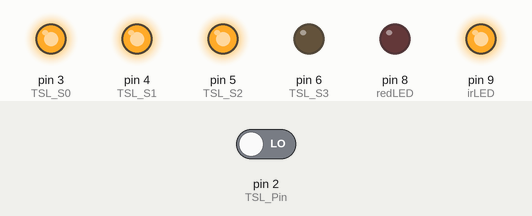
Simulated run of this sketch. Board: Arduino Uno, built with avr-gcc and run on an emulated ATmega328P. On the bench: output pins drawn as LEDs (lit = HIGH). Inputs (shaded band) come from the test bench; at power-on: pin 2 (TSL_Pin) LOW. What the sketch prints to the serial monitor is not drawn.

Above: at 0.1 s.
Timing chart, 0 to 1.6 s (numbered marks = the images above):
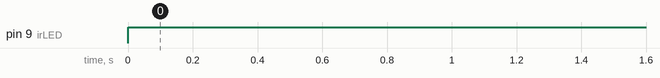

The sketch:

POx-TSL230_v3.ino
```cpp
// (licence header left out)
#include <TimerOne.h> //interrupts

//Define Sensor (LED + PD)
int redLED = 8; int irLED = 9;
int TSL_Pin = 2; //TSL "digital" output
int TSL_S0 = 3; int TSL_S1 = 4;
int TSL_S2 = 5; int TSL_S3 = 6;
int TSL_divider=2;
int TSL_sensitiv=100;

//Operands for sensor data aquisition (TM=Time)
int readTM = 15; //sampling period of TSL
unsigned long diffTM = 0;
unsigned long currentTM = millis();
unsigned long startTM = currentTM;
unsigned long pulse_cnt = 0;
volatile unsigned long temp_pulse_cnt;

//Operands/operator for Data processing
volatile unsigned long maxTmp,minTmp,average,lastcnt,cnt,isrCnt;
unsigned long Rmax, Rmin;
float HR_freq,HR,R,SpO,Theta=0.6;
unsigned int Heartrate,LastHeartrate;

void setup(){ //Initialization block
  Serial.begin(9600);
  pinMode(redLED, OUTPUT);
  pinMode(irLED, OUTPUT);
  digitalWrite(redLED, HIGH);
  digitalWrite(irLED, LOW);
  attachInterrupt(digitalPinToInterrupt(2), add_pulse, RISING); //interrupt on changing Sensor value (PIN2) adding a pulse to counter
  //TIMERONE implementation to give sampling period to interrupt at a certain time period
  setISR();
  Timer1.initialize(40000); //interrupt every 0.04 seconds
  Timer1.attachInterrupt(min_max_isr);
  LastHeartrate = 60;R=0;Rmax=0;Rmin=0;isrCnt=0;
  setupTSL();
  Serial.println("Start...");
}

void add_pulse() {//ISR adding a pulse count to every interrupt from sensor I/O
  pulse_cnt++;

  startTM   = currentTM;
  currentTM = millis();
  if( currentTM > startTM ) {
    diffTM += currentTM - startTM;
    }
  // if enough time has passed to do a new reading...
  if(diffTM >= readTM) {// once reaching sampling period - save value & reset the ms counter
    temp_pulse_cnt = pulse_cnt;
    pulse_cnt = 0;
    diffTM = 0;
    }
}

unsigned long readTSL(){//returns "freq" frequency/intensity from sensor
  //function or procedure to calculate the frequency from the called interrupt counter
  unsigned long freq = temp_pulse_cnt * TSL_divider; //multiply counts by the sensors divide-by factor to solve for frequency
  return(freq);
}

void led_state (int color){ //color: RED=1, IR=2, OFF=0
  int Red_pin = HIGH;
  int IR_pin = LOW;
  switch(color){
    case 0:
      Red_pin = LOW;
      IR_pin = LOW;
      break;
    case 1:
      Red_pin = HIGH;
      IR_pin = LOW;
      break;
    case 2:
      Red_pin = LOW;
      IR_pin = HIGH;
      break;
    default:
  return;
  }
digitalWrite(redLED, Red_pin);
digitalWrite(irLED, IR_pin);
}

void setISR(){//ISR values reset or initialize
  maxTmp=0;
  minTmp=10000;
  cnt=0;
  lastcnt=0;
  isrCnt=0;
}

void min_max_isr(){//ISR for reading sensor value and checking max_min
  lastcnt=cnt;//keep previous value
  cnt=readTSL();//read new value
  if(cnt>maxTmp) {//check if value is max
    maxTmp=cnt;
    }
  else if(cnt<minTmp){//check if value is min
    minTmp=cnt;
    }
  isrCnt++;//add ISR counter

}

void loop(){
  led_state(2);
  //Serial.println(isrCnt);
    average=(maxTmp+minTmp)/2;
  if((lastcnt>average)&& (cnt<average)) {
    noInterrupts();
    //average=(maxTmp+minTmp)/2;
    HR_freq = 1/(0.04*isrCnt);
    Rmax = maxTmp; Rmin = minTmp;
    interrupts();
    HR = HR_freq * 60;
    R = (Rmax - Rmin);
    SpO = (R-180)*0.01 +97.838;
    String HRSPO = HR+String(" HR ")+SpO+String(" SpO2%");
    Serial.println(HRSPO);
    delay(100);
    setISR();
    }
//  while(!((lastcnt>average )&& (cnt<average)) ){}
//    noInterrupts(); // temporarily disabel interrupts, to be sure it will not change while we are reading
//    Rmax = maxTmp; Rmin = minTmp;
//    delay(40);
//    HR_freq = 1/(0.015*isrCnt); //isrCnt is the times of ISR in 1 second,
//    interrupts(); //enable interrupts
//    HR = HR_freq * 60;
////    if(HR>40 && HR<150){
////      Heartrate = Theta*Heartrate + (1 - Theta)*LastHeartrate; //Use theta to smooth
////      LastHeartrate = HR;
////      }
//    //led_state(2);
//    R = (Rmax - Rmin);
//    SpO = (R-180)*0.01 +97.838;
//    String HRSPO = HR+String(" HR ")+SpO+String(" SpO2%");
//    Serial.println(HRSPO);
//    delay(100);
//    setISR();


//
//  float raw_red = readTSL(TSL_sample);
//  led_state(0);
//  float amb = readTSL(TSL_sample);
//  led_state(2);
//  float raw_ir = readTSL(TSL_sample);
//  float red=raw_red-amb;
//  float ir= raw_ir-amb;
//  return red,ir;

// get current frequency reading
//  unsigned long value = readTSL();
//  Serial.println(value);
//  delay(100);

//change_sensitivit() //true to increase, false to decrease sensitivity
  //use threshold to determine if change_sensitivity needs adjustment //max_thres; min_thres
//set_scaling () //"2, 10, 100" as divide-by factors
}

void setupTSL(){
  pinMode(TSL_S0, OUTPUT);
  pinMode(TSL_S1, OUTPUT);
  pinMode(TSL_S2, OUTPUT);
  pinMode(TSL_S3, OUTPUT);
  pinMode(TSL_Pin, INPUT);

  //configure initial sensitivity
  //S1 LOW  | S0 HIGH: low 1x
  //S1 HIGH | S0 LOW:  med 10x
  //S1 HIGH | S0 HIGH: high 100x
  digitalWrite(TSL_S1, HIGH);
  digitalWrite(TSL_S0, HIGH);

  //config initial scaling
  //S3  S2  SCALING (divide-by)
  //L   L   1
  //L   H   2
  //H   L   10*default
  //H   H   100x
  digitalWrite(TSL_S3, LOW);
  digitalWrite(TSL_S2, HIGH);
}
void change_sensitivity(/*unit8_t*/bool dir ) {
  /*Call function w/ HIGH or LOW to increase or decrease sensitivity level
   * need to measure what to divide freq by
   * 1x sensitivity = 10,
   * 10x sens       = 100,
   * 100x sens      = 1000
   * adjust sensitivity in 3 steps of 10x either direction
  */
  int pin_0;
  int pin_1;
  if( dir == true ) {
      // increasing sensitivity
      // -- already as high as we can get
    if( TSL_sensitiv == 1000 )
      return;
    if( TSL_sensitiv == 100 ) {
        // move up to max sensitivity
      pin_0 = HIGH;
      pin_1 = HIGH;
      }
    else {
        // move up to med. sesitivity
      pin_0 = LOW;
      pin_1 = HIGH;
      }
      // increase sensitivity divider
    TSL_sensitiv *= 10;
  }
  else {
      // reducing sensitivity
      // already at lowest setting
    if( TSL_sensitiv == 10 )
      return;
    if( TSL_sensitiv == 100 ) {
        // move to lowest setting
      pin_0 = HIGH;
      pin_1 = LOW;
      }
    else {
        // move to medium sensitivity
      pin_0 = LOW;
      pin_1 = HIGH;
      }
    // reduce sensitivity divider
    TSL_sensitiv = TSL_sensitiv / 10;
  }
  //chang pin states
  digitalWrite(TSL_S0, pin_0);
  digitalWrite(TSL_S1, pin_1);
  return;
}
void set_scaling ( int what ) {
  // set output frequency scaling
  // adjust frequency multiplier and set proper pin values
  // scale = 2 == TSL_divider = 2
  // scale = 10 == TSL_divider = 10
  // scale = 100 == TSL_divider = 100
  int pin_2 = HIGH;
  int pin_3 = HIGH;
  switch( what ) {
    case 2:
      pin_3     = LOW;
      TSL_divider = 2;
      break;
    case 10:
      pin_2     = LOW;
      TSL_divider = 10;
      break;
    case 100:
      TSL_divider = 100;
      break;
    default:
        // don't do anything with levels
        // we don't recognize
      return;
    }
    // set the pins
  digitalWrite(TSL_S2, pin_2);
  digitalWrite(TSL_S3, pin_3);
  return;
}
```

Measured:
- by itself, pin 9 (irLED): LOW → HIGH at 0.00 s
